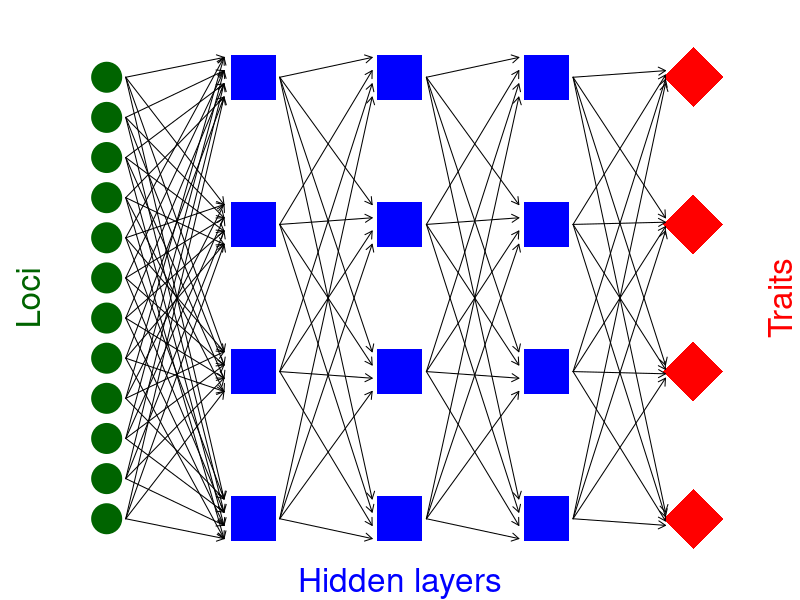
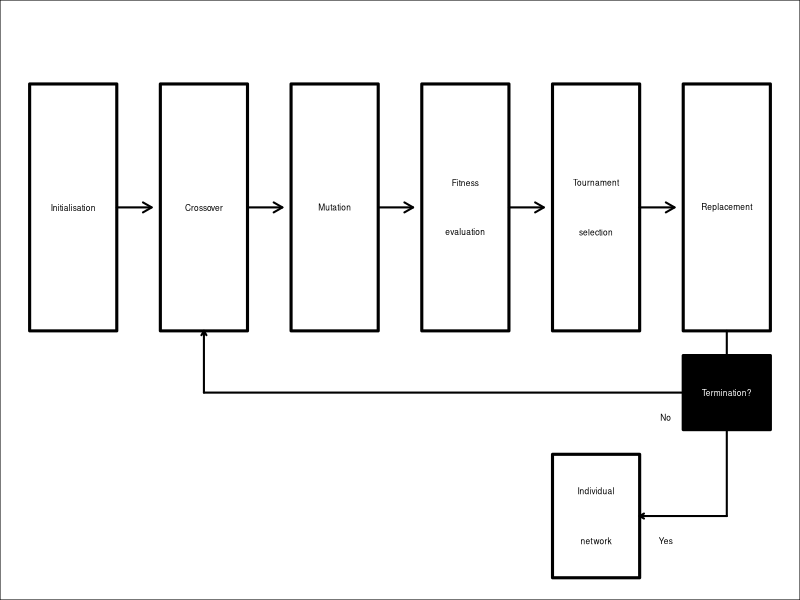

Write R code to recreate these figures, in order.
## ---- chunk 1
par(mar = c(0.2, 0.2, 0, 0.2));
plot(x = 0, y = 0, type = "n", xlim = c(0, 1000), ylim = c(0, 1000), 
     xaxt = "n", yaxt = "n", bty = "n", xlab = "", ylab = "");
mtext(side = 1, text = "Hidden layers", cex = 2, col = "blue", line = -1);
mtext(side = 2, text = "Loci", cex = 2, col = "darkgreen", line = -2);
mtext(side = 4, text = "Traits", cex = 2, col = "red", line = -1);
Lx  <- rep(x = 100, times = 12);
Ly  <- seq(from = 100, to = 900, length = 12);
points(x = Lx, y = Ly, pch = 20, cex = 6, col = "darkgreen");
H1x <- rep(x = 300, times = 4);
H1y <- seq(from = 100, to = 900, length = 4);
points(x = H1x, y = H1y, pch = 15, cex = 6, col = "blue");
H2x <- rep(x = 500, times = 4);
H2y <- seq(from = 100, to = 900, length = 4);
points(x = H2x, y = H2y, pch = 15, cex = 6, col = "blue");
H3x <- rep(x = 700, times = 4);
H3y <- seq(from = 100, to = 900, length = 4);
points(x = H3x, y = H3y, pch = 15, cex = 6, col = "blue");
Tx  <- rep(x = 900, times = 4);
Ty  <- seq(from = 100, to = 900, length = 4);
points(x = Tx, y = Ty, pch = 18, cex = 8, col = "red");
for(i in 1:4){
    e1 <- seq(from = -36, to = 36, length = 4);
    arrows(x0 = Lx + 26, x1 = H1x[i] - 40, y0 = Ly, y1 = H1y[i] + e1, 
           length = 0.08);
    arrows(x0 = H1x + 36, x1 = H2x[i] - 38, y0 = H1y, y1 = H2y[i] + e1, 
           length = 0.08);
    arrows(x0 = H2x + 36, x1 = H3x[i] - 38, y0 = H2y, y1 = H3y[i] + e1, 
           length = 0.08);
    e2 <- seq(from = -12, to = 12, length = 4)
    arrows(x0 = H3x + 36, x1 = Tx[i] - 38, y0 = H3y, y1 = Ty[i] + e2, 
           length = 0.08);
}
## ---- chunk 2
arrows_1_dat <- rnorm(n = 4 * 12, mean = 0, sd = 0.1);
arrows_1_mat <- matrix(data = arrows_1_dat, nrow = 12, ncol = 4);
print(arrows_1_mat);
## ---- chunk 3
loci <- rnorm(n = 12, mean = 0, sd = 1);
## ---- chunk 4
print(loci %*% arrows_1_mat);
## ---- chunk 5
arrows_2_dat <- rnorm(n = 4 * 4, mean = 0, sd = 0.1);
arrows_2_mat <- matrix(data = arrows_1_dat, nrow = 4, ncol = 4);
print(arrows_2_mat);
## ---- chunk 6
print(loci %*% arrows_1_mat %*% arrows_2_mat);
## ---- chunk 7
mbox <- function(x0, x1, y0, y1){
    xx <- seq(from=x0, to=x1, length.out = 100);
    yy <- seq(from=y0, to=y1, length.out = 100);
    xd <- c(rep(x0, 100), xx, rep(x1,100), rev(xx));
    yd <- c(yy, rep(y1,100), rev(yy), rep(y0, 100));
    return(list(x=xd, y=yd));
}
par(mar=c(0,0,0,0));
# ===============================================================
plot(x=0, y=0, type="n", xlim=c(0,85), ylim=c(50,95), xaxt="n", yaxt="n",
     xlab="",ylab="");
ibox <- mbox(x0 = 0,  x1 = 10, y0 = 90, y1 = 70);
polygon(x = ibox$x, y = ibox$y, lwd = 3, border = "black", col = "white");
cbox <- mbox(x0 = 15, x1 = 25, y0 = 90, y1 = 70);
polygon(x = cbox$x, y = cbox$y, lwd = 3, border = "black", col = "white");
ubox <- mbox(x0 = 30, x1 = 40, y0 = 90, y1 = 70);
polygon(x = ubox$x, y = ubox$y, lwd = 3, border = "black", col = "white");
nbox <- mbox(x0 = 45, x1 = 55, y0 = 90, y1 = 70);
polygon(x = nbox$x, y = nbox$y, lwd = 3, border = "black", col = "white");
fbox <- mbox(x0 = 60, x1 = 70, y0 = 90, y1 = 70);
polygon(x = fbox$x, y = fbox$y, lwd = 3, border = "black", col = "white");
tbox <- mbox(x0 = 75, x1 = 85, y0 = 90, y1 = 70);
polygon(x = tbox$x, y = tbox$y, lwd = 3, border = "black", col = "white");
text(x=5,  y=80, labels="Initialisation", col="black", cex = 0.5);
text(x=20, y=80, labels="Crossover", col="black", cex = 0.5);
text(x=35, y=80, labels="Mutation", col="black", cex = 0.5);
text(x=50, y=82, labels="Fitness", col="black", cex = 0.5);
text(x=50, y=78, labels="evaluation", col="black", cex = 0.5);
text(x=65, y=82, labels="Tournament", col="black", cex = 0.5);
text(x=65, y=78, labels="selection", col="black", cex = 0.5);
text(x=80, y=80, labels="Replacement", col="black", cex = 0.5);
arrows(x0=10, x1=14, y0=80, y1=80, lwd=2, length=0.10);
arrows(x0=25, x1=29, y0=80, y1=80, lwd=2, length=0.10);
arrows(x0=40, x1=44, y0=80, y1=80, lwd=2, length=0.10);
arrows(x0=55, x1=59, y0=80, y1=80, lwd=2, length=0.10);
arrows(x0=70, x1=74, y0=80, y1=80, lwd=2, length=0.10);
arrows(x0 = 80, x1 = 80, y0 = 70, y1 = 68, lwd = 2, length = 0);
arrows(x0 = 80, x1 = 20, y0 = 65, y1 = 65, lwd = 2, length = 0);
arrows(x0 = 20, x1 = 20, y0 = 65, y1 = 70, lwd = 2, length = 0.05);
text(x=73, y=63, labels="No", col="black", cex = 0.5);
rbox <- mbox(x0 = 75, x1 = 85, y0 = 62, y1 = 68);
polygon(x = rbox$x, y = rbox$y, lwd = 3, border = "black", col = "black");
text(x=80, y=65, labels="Termination?", col="white", cex = 0.5);
fbox <- mbox(x0 = 60, x1 = 70, y0 = 60, y1 = 50);
polygon(x = fbox$x, y = fbox$y, lwd = 3, border = "black", col = "white");
text(x=65, y=57, labels="Individual", col="black", cex = 0.5);
text(x=65, y=53, labels="network", col="black", cex = 0.5);
arrows(x0 = 80, x1 = 80, y0 = 62, y1 = 55, lwd = 2, length = 0);
arrows(x0 = 80, x1 = 70, y0 = 55, y1 = 55, lwd = 2, length = 0.05);
text(x=73, y=53, labels="Yes", col="black", cex = 0.5);
